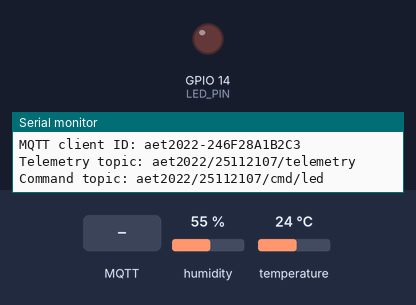
A program run on a simulated ESP32. Parts: output pins drawn as LEDs (lit = HIGH), the last lines printed to the serial monitor. The inputs (shaded band) are chosen by the test bench; at power-on: humidity 55 %, temperature 24 °C. WiFi joins after 1.5 s; servers stay silent unless stated; no MQTT or app messages arrive unless stated.

Above: at 3.0 s.
3.1 s: MQTT message "1" arrives on the first subscribed topic
At 5.5 s:
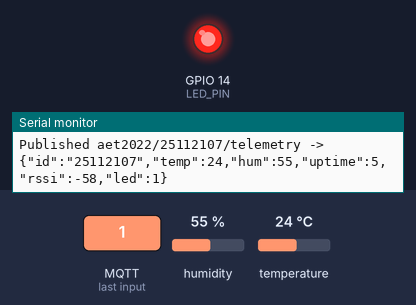
6.5 s: MQTT message "0" arrives on the first subscribed topic
At 6.8 s:
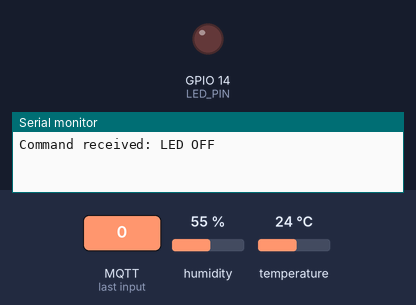
Timing chart, 0 to 9.5 s (numbered marks = the images above; inputs shaded):
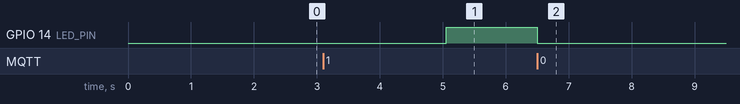

Measured:
- after the input at 3.1 s, GPIO 14 (LED_PIN): LOW → HIGH after 2.0 s
- after the input at 6.5 s, GPIO 14 (LED_PIN): HIGH → LOW at once

The program:

main.cpp
```cpp
#include <Arduino.h>
#include <WiFi.h>
#include <DHT.h>
#include <PubSubClient.h>
#include <ArduinoJson.h>
#include "project_config.h"

DHT dht(DHT_PIN, DHT_SENSOR_TYPE);
WiFiClient wifiClient;
PubSubClient mqtt(wifiClient);

char telemetryTopic[100];
char commandTopic[100];
char clientId[48];

unsigned long lastPublishAt = 0;
unsigned long lastMqttAttemptAt = 0;
unsigned long lastWiFiAttemptAt = 0;
bool ledState = false;

void mqttCallback(char* topic, byte* payload, unsigned int length) {
    if (String(topic) != commandTopic || length != 1) return;

    const char command = static_cast<char>(payload[0]);
    if (command == '1') {
        ledState = true;
        digitalWrite(LED_PIN, HIGH);
        Serial.println("Command received: LED ON");
    } else if (command == '0') {
        ledState = false;
        digitalWrite(LED_PIN, LOW);
        Serial.println("Command received: LED OFF");
    } else {
        Serial.println("Unknown LED command; expected 1 or 0.");
    }
}

void connectWiFi() {
    WiFi.mode(WIFI_STA);
    WiFi.setAutoReconnect(true);
    WiFi.begin(WIFI_SSID, WIFI_PASSWORD);

    Serial.printf("Connecting to Wi-Fi: %s", WIFI_SSID);
    while (WiFi.status() != WL_CONNECTED) {
        delay(500);
        Serial.print(".");
    }
    Serial.println("\nWi-Fi connected.");
    Serial.print("IP: ");
    Serial.println(WiFi.localIP());
}

void prepareTopicsAndClientId() {
    snprintf(telemetryTopic, sizeof(telemetryTopic),
             "aet2022/%s/telemetry", SV_ID);
    snprintf(commandTopic, sizeof(commandTopic),
             "aet2022/%s/cmd/led", SV_ID);

    String mac = WiFi.macAddress();
    mac.replace(":", "");
    snprintf(clientId, sizeof(clientId), "aet2022-%s", mac.c_str());

    Serial.printf("MQTT client ID: %s\n", clientId);
    Serial.printf("Telemetry topic: %s\n", telemetryTopic);
    Serial.printf("Command topic: %s\n", commandTopic);
}

void maintainWiFi() {
    if (WiFi.status() == WL_CONNECTED) return;

    const unsigned long now = millis();
    if (now - lastWiFiAttemptAt >= WIFI_RETRY_INTERVAL_MS) {
        lastWiFiAttemptAt = now;
        Serial.println("Wi-Fi disconnected; reconnecting...");
        WiFi.reconnect();
    }
}

void maintainMqtt() {
    if (WiFi.status() != WL_CONNECTED || mqtt.connected()) return;

    const unsigned long now = millis();
    if (now - lastMqttAttemptAt < MQTT_RETRY_INTERVAL_MS) return;
    lastMqttAttemptAt = now;

    Serial.printf("Connecting to MQTT %s:%d ...\n", MQTT_HOST, MQTT_PORT);
    if (mqtt.connect(clientId)) {
        Serial.println("MQTT connected.");
        if (mqtt.subscribe(commandTopic, 0)) {
            Serial.printf("Subscribed: %s\n", commandTopic);
        } else {
            Serial.println("Subscribe failed.");
        }
    } else {
        Serial.printf("MQTT connection failed, state=%d\n", mqtt.state());
    }
}

void publishTelemetry() {
    const float temperature = dht.readTemperature();
    const float humidity = dht.readHumidity();

    if (isnan(temperature) || isnan(humidity)) {
        Serial.println("DHT read failed; telemetry skipped.");
        return;
    }

    JsonDocument doc;
    doc["id"] = SV_ID;
    doc["temp"] = temperature;
    doc["hum"] = humidity;
    doc["uptime"] = millis() / 1000UL;
    doc["rssi"] = WiFi.RSSI();
    doc["led"] = ledState ? 1 : 0;

    char payload[256];
    const size_t length = serializeJson(doc, payload, sizeof(payload));
    if (length == 0) {
        Serial.println("JSON serialization failed.");
        return;
    }

    if (mqtt.publish(telemetryTopic, payload)) {
        Serial.printf("Published %s -> %s\n", telemetryTopic, payload);
    } else {
        Serial.println("MQTT publish failed.");
    }
}

void setup() {
    Serial.begin(115200);
    delay(300);

    pinMode(LED_PIN, OUTPUT);
    digitalWrite(LED_PIN, LOW);
    dht.begin();

    Serial.println("\n==================================");
    Serial.println("AET2022 TH4 - BAI 3 - MQTT BIDIRECTIONAL");
    Serial.println("==================================");

    connectWiFi();
    prepareTopicsAndClientId();

    mqtt.setServer(MQTT_HOST, MQTT_PORT);
    mqtt.setCallback(mqttCallback);
    mqtt.setBufferSize(512);
    mqtt.setKeepAlive(30);
}

void loop() {
    maintainWiFi();

    if (WiFi.status() == WL_CONNECTED) {
        if (!mqtt.connected()) maintainMqtt();
        mqtt.loop(); // Keep MQTT receive/publish processing responsive.
    }

    const unsigned long now = millis();
    if (mqtt.connected() && now - lastPublishAt >= TELEMETRY_INTERVAL_MS) {
        lastPublishAt = now;
        publishTelemetry();
    }

    delay(2);
}
```

project_config.h
```cpp
#pragma once

#define WIFI_SSID "Wokwi-GUEST"
#define WIFI_PASSWORD ""

#define SV_ID "25112107"

#define DHT_PIN 4
#define DHT_SENSOR_TYPE DHT22

#define MQTT_HOST "broker.hivemq.com"
#define MQTT_PORT 1883
#define TELEMETRY_INTERVAL_MS 2000UL
#define WIFI_RETRY_INTERVAL_MS 10000UL
#define MQTT_RETRY_INTERVAL_MS 5000UL

#define LED_PIN 14
```
